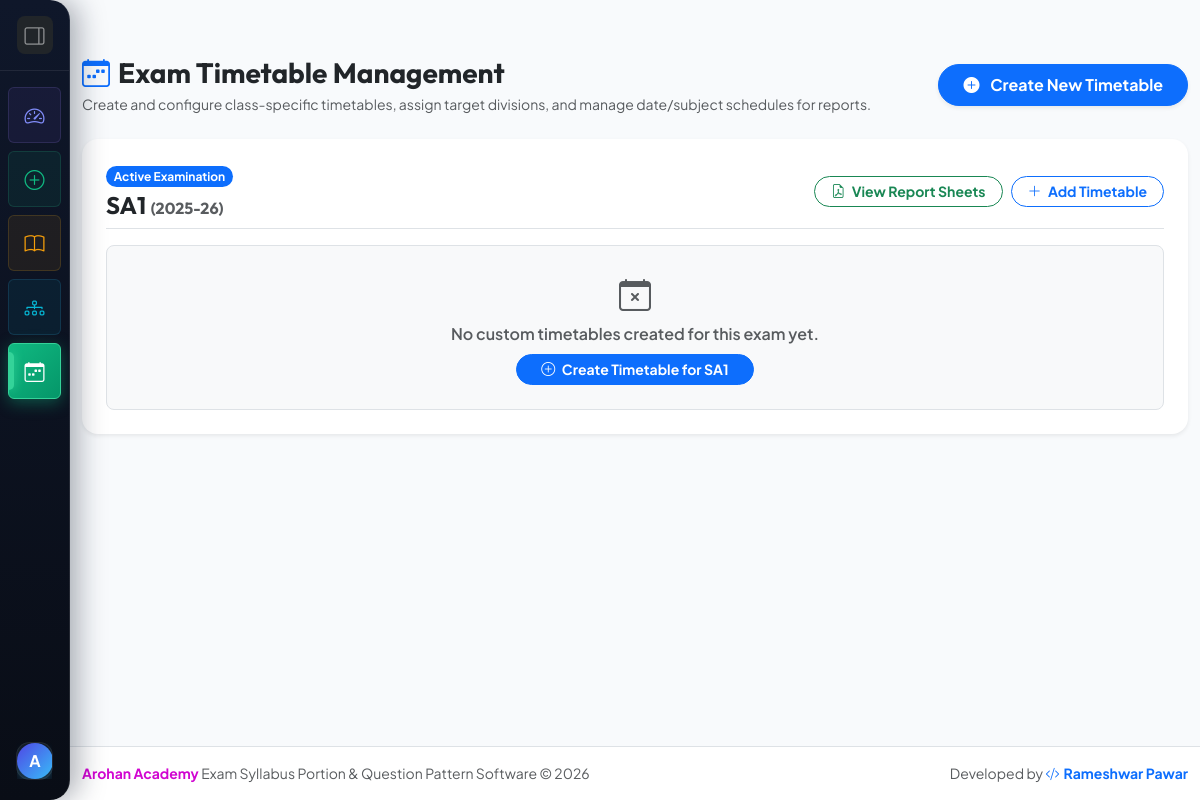
Before: /timetables/ (signed in) with the older database file.
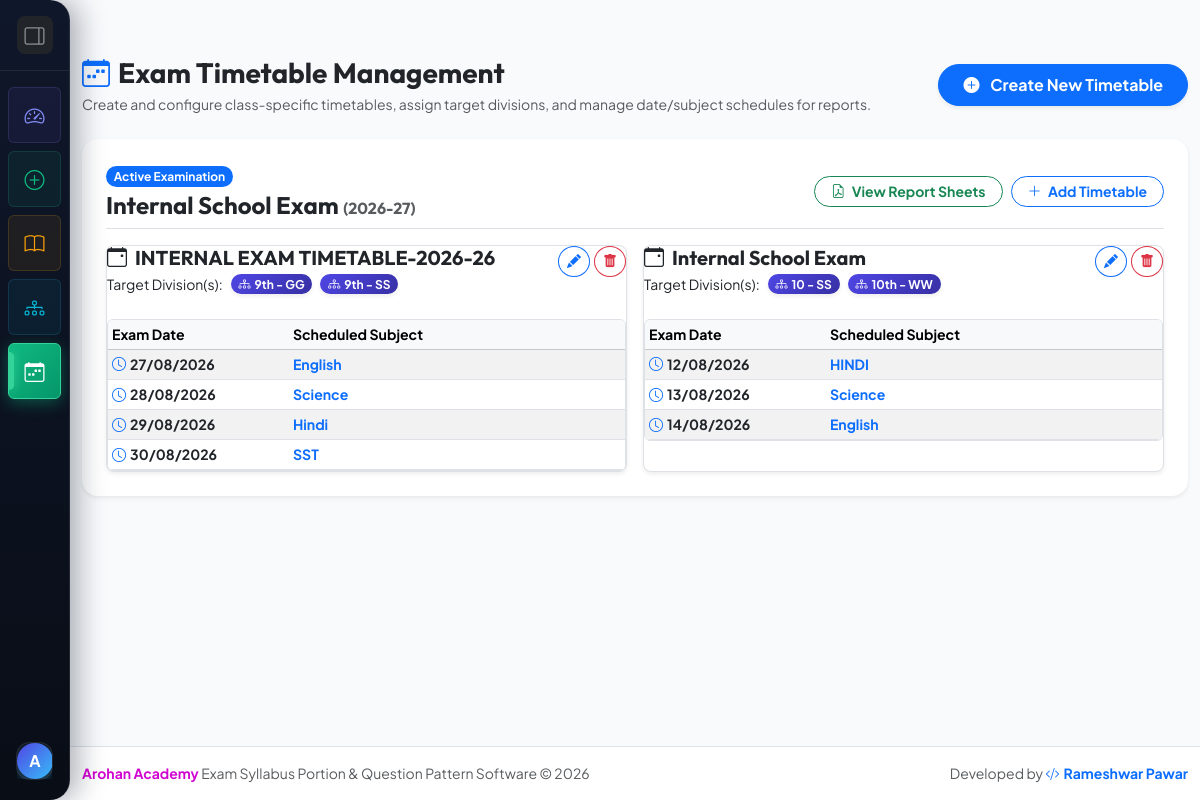
After: the same page with the newer database file.
### core/models.py (models this page shows, shortened)
class Exam(models.Model):
    title = models.CharField(max_length=200, help_text="e.g. PA-1 Exam 2026-2027")
    academic_year = models.CharField(max_length=50, help_text="e.g. 2026-2027")
    school_name = models.CharField(max_length=250, default="Arohan Academy School", help_text="School Name Header")
    header_subtitle = models.CharField(max_length=200, default="(Syllabus Paper & Time table)", help_text="Subtitle e.g. (Syllabus Paper & Time table)")
    note_text = models.CharField(max_length=300, default="NOTE: Kindly pay your wards fees before exam and collect the exam pass from the office.", help_text="Bottom note")
    created_at = models.DateTimeField(auto_now_add=True)
    is_active = models.BooleanField(default=True)
    class Meta:
        ordering = ['-created_at']

class ExamTimetable(models.Model):
    id = models.UUIDField(primary_key=True, default=uuid.uuid4, editable=False)
    exam = models.ForeignKey(Exam, on_delete=models.CASCADE, related_name='timetables')
    name = models.CharField(max_length=200, help_text="e.g. PA-1 EXAM TIMETABLE-2026-26 or Primary Section Timetable")
    divisions = models.ManyToManyField(Division, related_name='timetables', blank=True, help_text="Divisions configured for this timetable")
    created_at = models.DateTimeField(auto_now_add=True)
    updated_at = models.DateTimeField(auto_now=True)
    class Meta:
        ordering = ['-created_at']

class Division(models.Model):
    standard = models.CharField(max_length=50, help_text="e.g. 10th, Grade 9, Class 12")
    division_name = models.CharField(max_length=50, help_text="e.g. Div A, Section B, A, B")
    created_at = models.DateTimeField(auto_now_add=True)
    class Meta:
        ordering = ['standard', 'division_name']
        unique_together = ('standard', 'division_name')
    def __str__(self):
        return f"{self.standard} - {self.division_name}"

class TimetableEntry(models.Model):
    timetable = models.ForeignKey(ExamTimetable, on_delete=models.CASCADE, related_name='entries')
    exam_date = models.DateField(blank=True, null=True, help_text="Exam Date e.g. 2026-07-06")
    subject_name = models.CharField(max_length=150, blank=True, help_text="Subject Name e.g. English, Science, Hindi")
    order = models.PositiveIntegerField(default=0)
    class Meta:
        ordering = ['exam_date', 'order']

### core/views.py (the view)
# urls.py: path('timetables/', views.manage_timetables, name='manage_timetables'),
@login_required
def manage_timetables(request):
    from .models import ExamTimetable, Exam
    active_exams = Exam.objects.filter(is_active=True).prefetch_related('timetables__divisions', 'timetables__entries')
    all_timetables = ExamTimetable.objects.all().select_related('exam').prefetch_related('divisions', 'entries')
    return render(request, 'core/manage_timetables.html', {
        'active_exams': active_exams,
        'all_timetables': all_timetables
    })

### templates/core/manage_timetables.html (shortened to what the changed rows need)
{% extends 'base.html' %}
{% block content %}
<div class="container py-2 py-md-3">
    {% for exam in active_exams %}
    <div class="card glass-card p-4 mb-4 border-0 shadow-sm">
        <div class="d-flex flex-column flex-sm-row justify-content-between align-items-start align-items-sm-center gap-2 mb-3 pb-2 border-bottom">
            <div>
                <span class="badge bg-primary rounded-pill mb-1">Active Examination</span>
                <h4 class="fw-bold text-dark mb-0">{{ exam.title }} <small class="text-muted fs-6">({{ exam.academic_year }})</small></h4>
            </div>
            <div class="d-flex gap-2">
                <a href="{% url 'compiled_exam_report' exam.id %}" class="btn btn-outline-success btn-sm rounded-pill px-3 fw-bold" target="_blank">
                    <i class="bi bi-file-earmark-pdf me-1"></i> View Report Sheets
                </a>
                <a href="{% url 'create_timetable' %}?exam_id={{ exam.id }}" class="btn btn-outline-primary btn-sm rounded-pill px-3 fw-bold">
                    <i class="bi bi-plus-lg me-1"></i> Add Timetable
                </a>
            </div>
        </div>
        {% if exam.timetables.all %}
        <div class="row g-3">
            {% for tt in exam.timetables.all %}
            <div class="col-12 col-lg-6">
                <div class="card border p-3.5 h-100 bg-white rounded-3 shadow-sm hover-shadow transition-all">
                    <div class="d-flex justify-content-between align-items-start mb-2">
                        <div>
                            <h5 class="fw-bold text-indigo mb-1"><i class="bi bi-calendar-event me-2"></i>{{ tt.name }}</h5>
                            <div class="d-flex flex-wrap gap-1 align-items-center mb-2">
                                <span class="text-dark small font-semibold me-1">Target Division(s):</span>
                                {% for div in tt.divisions.all %}
                                    <span class="badge text-white rounded-pill px-2.5 py-1 shadow-sm fw-bold me-1" style="background: linear-gradient(135deg, #4f46e5 0%, #3730a3 100%) !important;">
                                        <i class="bi bi-diagram-3 me-1"></i>{{ div }}
                                    </span>
                                {% empty %}
                                    <span class="badge bg-secondary text-white rounded-pill px-2.5 py-1 fw-semibold">
                                        <i class="bi bi-globe me-1"></i>All Divisions (Default)
                                    </span>
                                {% endfor %}
                            </div>
                        </div>
                        <div class="d-flex gap-1">
                            <a href="{% url 'edit_timetable' tt.id %}" class="btn btn-outline-primary btn-sm rounded-circle p-1.5 px-2" title="Edit Timetable">
                                <i class="bi bi-pencil-fill"></i>
                            </a>
                            <a href="{% url 'delete_timetable' tt.id %}" class="btn btn-outline-danger btn-sm rounded-circle p-1.5 px-2" onclick="return confirm('Are you sure you want to delete this timetable: {{ tt.name }}?');" title="Delete Timetable">
                                <i class="bi bi-trash-fill"></i>
                            </a>
                        </div>
                    </div>
                    <div class="table-responsive rounded-2 border mt-2">
                        <table class="table table-sm table-striped align-middle mb-0" style="font-size: 0.88rem;">
                            <thead class="table-light">
                                <tr>
                                    <th style="width: 35%;">Exam Date</th>
                                    <th style="width: 65%;">Scheduled Subject</th>
                                </tr>
                            </thead>
                            <tbody>
                                {% for entry in tt.entries.all %}
                                <tr>
                                    <td class="fw-bold text-dark"><i class="bi bi-clock me-1 text-primary"></i>{{ entry.exam_date|date:"d/m/Y" }}</td>
                                    <td class="fw-bold text-primary">{{ entry.subject_name }}</td>
                                </tr>
                                {% empty %}
                                <tr>
                                    <td colspan="2" class="text-center text-muted py-2 fst-italic">No date & subject entries added yet. Click edit to add schedule entries.</td>
                                </tr>
                                {% endfor %}
                            </tbody>
                        </table>
                    </div>
                </div>
            </div>
            {% endfor %}
        </div>
        {% else %}
        <div class="text-center py-4 bg-light rounded-3 border border-dashed text-muted">
            <i class="bi bi-calendar-x fs-2 d-block mb-1"></i>
            <p class="mb-2 fw-semibold">No custom timetables created for this exam yet.</p>
            <a href="{% url 'create_timetable' %}?exam_id={{ exam.id }}" class="btn btn-primary btn-sm rounded-pill px-4 fw-bold">
                <i class="bi bi-plus-circle me-1"></i> Create Timetable for {{ exam.title }}
            </a>
        </div>
        {% endif %}
    </div>
    {% endfor %}
</div>
{% endblock %}

Changed rows visible on the page:
no longer on this page (row edited): Exam: title "SA1", academic_year "2025-26"
added Exam: title "Internal School Exam", academic_year "2026-27"
added ExamTimetable: name "INTERNAL EXAM TIMETABLE-2026-26"
now on this page (row unchanged): Division: standard+division_name "9th - GG", shown under "INTERNAL EXAM TIMETABLE-2026-26"
now on this page (row unchanged): Division: standard+division_name "9th - SS", shown under "INTERNAL EXAM TIMETABLE-2026-26"
added TimetableEntry: exam_date "27/08/2026", subject_name "English", shown under "INTERNAL EXAM TIMETABLE-2026-26"
added TimetableEntry: exam_date "28/08/2026", subject_name "Science", shown under "INTERNAL EXAM TIMETABLE-2026-26"
added TimetableEntry: exam_date "29/08/2026", subject_name "Hindi", shown under "INTERNAL EXAM TIMETABLE-2026-26"
added TimetableEntry: exam_date "30/08/2026", subject_name "SST", shown under "INTERNAL EXAM TIMETABLE-2026-26"
added ExamTimetable: name "Internal School Exam"
now on this page (row unchanged): Division: standard+division_name "10 - SS", shown under "Internal School Exam"
now on this page (row unchanged): Division: standard+division_name "10th - WW", shown under "Internal School Exam"
added TimetableEntry: exam_date "12/08/2026", subject_name "HINDI", shown under "Internal School Exam"
added TimetableEntry: exam_date "13/08/2026", subject_name "Science", shown under "Internal School Exam"
added TimetableEntry: exam_date "14/08/2026", subject_name "English", shown under "Internal School Exam"
